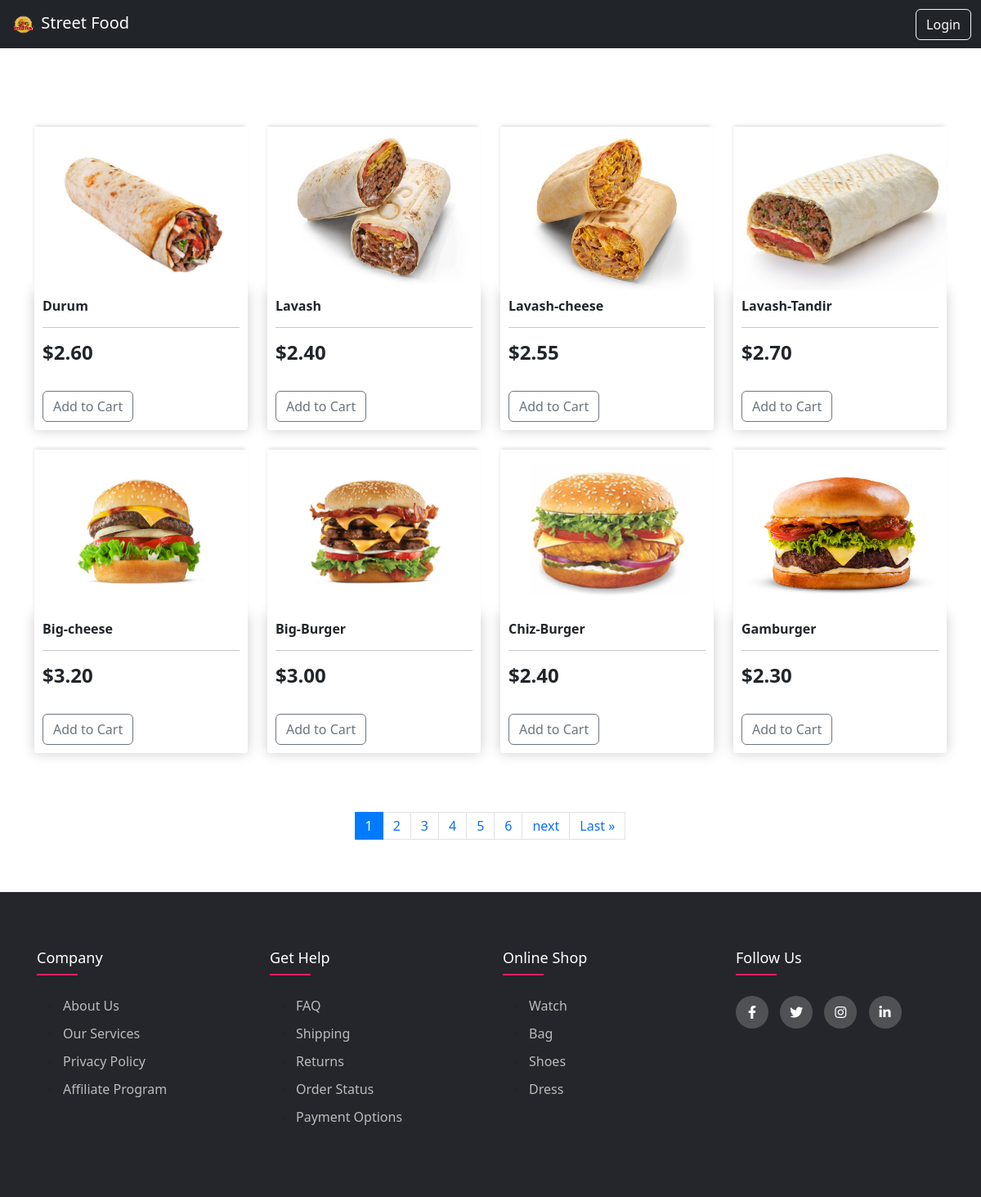
The app's page /menu/ with its own data.
### streetfood/models.py (models this page shows, shortened)
class Product(models.Model):
    name = models.CharField(max_length=200)
    price = models.DecimalField(max_digits=7, decimal_places=2)
    image = models.ImageField(null=True, blank=True)
    @property
    def imageURL(self):
        try:
            url = self.image.url
        except:
            url = ''
        return url

### streetfood/views.py (the view)
# urls.py: path('menu/', views.menu, name="menu"),
def menu(request):
    products = Product.objects.all()
    p = Paginator(Product.objects.all(), 8)
    page = request.GET.get('page')
    pag = p.get_page(page)
    if request.user.is_authenticated:
        customer = request.user.customer
        order, created = Order.objects.get_or_create(customer=customer, complete=False)
        items = order.orderitem_set.all()
        cartItems = order.get_cart_items
    else:
        try:
            cart = json.loads(request.COOKIES['cart'])
        except:
            cart = {}
        print('Cart:', cart)
        items = []
        order = {'get_cart_total': 0, 'get_cart_items': 0, 'shipping':False}
        cartItems = order['get_cart_items']
    context = {'products':products, 'pag':pag, 'items':items, 'order':order, 'cartItems':cartItems}
    return render(request, 'store/menu.html', context)

### streetfood/templates/store/menu.html (shortened to what this page needs)
{% extends 'store/base.html' %}
{% load static %}
{% block content %}
<link href="https://cdn.jsdelivr.net/npm/bootstrap@5.3.3/dist/css/bootstrap.min.css" rel="stylesheet">
<link rel="stylesheet" type="text/css" href="https://cdnjs.cloudflare.com/ajax/libs/font-awesome/5.15.1/css/all.min.css">
<br><br>
<br><br>
<div class="row">
    {% for product in pag %}
    <div class="col-lg-3">
        <img class="thumbnail" src="{{ product.imageURL }}">
        <div class="box-element product">
            <h6><strong>{{ product.name }}</strong></h6>
            <hr>
            <h4 style="display: inline-block; float: center;"><strong>${{ product.price|floatformat:2 }}</strong></h4>
                <br><br>
                <button data-product="{{product.id}}" data-action="add" class="btn btn-outline-secondary add-btn update-cart" type="button">Add to Cart</button>
        </div>
        <br>
    </div>
    {% endfor %}
</div>
<br><br>
<nav aria-label="Page navigation example">
    <ul class="pagination justify-content-center">
    {% for i in pag.paginator.page_range %}
        {% if pag.number == i %}
        <li class="page-item active"><span class="page-link">{{ i }}</li>
        {% else %}
        <li class="page-item">
            <a class="page-link" href="?page={{ i }}">{{ i }}</a>
        </li>
        {% endif %}
    {% endfor %}
      <li class="page-item">
        {% if pag.has_next %}
            <li class="page-item">
                <a class="page-link" href="?page={{ pag.next_page_number }}">next</a>
            </li>
                <a class="page-link" href="?page={{ pag.paginator.num_pages }}">Last &raquo;</a>
        {% else %}
            <li class="page-item disabled"></li>
        {% endif %}
      </li>
    </ul>
</nav>
{% endblock content %}

### streetfood/templates/store/base.html (shortened to what this page needs)
<!DOCTYPE html>
{% load static %}
<html>
<head>
    <link rel="stylesheet" type="text/css" href="{% static 'css/main.css' %}">
    <link rel="stylesheet" href="https://stackpath.bootstrapcdn.com/bootstrap/4.4.1/css/bootstrap.min.css">
    <link rel="stylesheet" type="text/css" href="https://cdnjs.cloudflare.com/ajax/libs/font-awesome/5.15.1/css/all.min.css">
    <link rel="stylesheet" href="https://cdnjs.cloudflare.com/ajax/libs/font-awesome/4.7.0/css/font-awesome.min.css">
</head>
<body>
    <nav class="navbar navbar-dark bg-dark">
        <div class="container-fluid">
          <a class="navbar-brand" href="{% url 'home' %}">
            <img src="{% static 'images/photo_2024-05-03_19-21-42-removebg-preview.png' %}" alt="" width="33" height="32" class="d-inline-block align-text-top">
            Street Food
          </a>
            <ul class="nav justify-content-end">
            {% if user.is_authenticated %}
                <li class="nav-item">
                <a class="nav-link" aria-current="page" href="{% url 'home' %}">Home</a>
                </li>
                <li class="nav-item">
                <a class="nav-link" href="{% url 'menu' %}">Menu</a>
                </li>
                <li class="nav-item">
                <a class="nav-link" href="#Contact">Contact Us</a>
                </li>
                <li class="nav-item">
                    <a class="nav-link" href="{% url 'logout' %}">Logout</a>
                </li>
            </ul>
            <div class="form-inline my-2 my-lg-0">
                <a >
                <img  id="cart-icon" data-bs-toggle="offcanvas" data-bs-target="#offcanvasRight" aria-controls="offcanvasRight" src="{% static 'images/cart.png' %}">
                </a>
                <p id="cart-total">{{ cartItems }}</p>
            </div>
            {% else %}
                <a href="{% url 'login' %}" class="btn btn-outline-light">Login</a>
            {% endif %}
        </div>
    </nav>
  <div class="container">
    {% block content %}
    {% endblock content %}
  </div>
  <br><br>
<footer class="footer" id="Contact">
    <div class="container">
     <div class="row">
       <div class="footer-col">
         <h4>company</h4>
         <ul>
           <li><a href="#">about us</a></li>
           <li><a href="#">our services</a></li>
           <li><a href="#">privacy policy</a></li>
           <li><a href="#">affiliate program</a></li>
         </ul>
       </div>
       <div class="footer-col">
         <h4>get help</h4>
         <ul>
           <li><a href="#">FAQ</a></li>
           <li><a href="#">shipping</a></li>
           <li><a href="#">returns</a></li>
           <li><a href="#">order status</a></li>
           <li><a href="#">payment options</a></li>
         </ul>
       </div>
       <div class="footer-col">
         <h4>online shop</h4>
         <ul>
           <li><a href="#">watch</a></li>
           <li><a href="#">bag</a></li>
           <li><a href="#">shoes</a></li>
           <li><a href="#">dress</a></li>
         </ul>
       </div>
       <div class="footer-col">
         <h4>follow us</h4>
         <div class="social-links">
           <a href="#"><i class="fab fa-facebook-f"></i></a>
           <a href="#"><i class="fab fa-twitter"></i></a>
           <a href="#"><i class="fab fa-instagram"></i></a>
           <a href="#"><i class="fab fa-linkedin-in"></i></a>
         </div>
       </div>
     </div>
    </div>
</footer>
</body>
</html>

### static/css/main.css (style rules this page uses)
body { background-image: url(https://t4.ftcdn.net/jpg/04/77/41/49/360_F_477414972_fCT8rvCa1KxIq0g9p51GmcRiQhl2PSvi.jpg); background-repeat: no-repeat; background-size: cover; }
::placeholder { color: #fff; font-family: Arial; }
body { background-color: hsl(0, 0%, 98%); }
h1,h2,h3,h4,h5,h6 { color:hsl(0, 0%, 30%); }
.box-element { box-shadow:hsl(0, 0%, 80%) 0 0 16px; background-color: #fff; border-radius: 4px; padding: 10px; }
.thumbnail { width: 100%; height: 200px; -webkit-box-shadow: -1px -3px 5px -2px rgba(214,214,214,1); -moz-box-shadow: -1px -3px 5px -2px rgba(214,214,214,1); box-shadow: -1px -3px 5px -2px rgba(214,214,214,1); }
.product { border-radius: 0 0 4px 4px; }
.btn { border-radius: 0; }

### streetfood/templates/store/base.html (style rules this page uses)
body { background-image: url(https://png.pngtree.com/background/20210710/original/pngtree-fast-food-light-yellow-hamburger-coke-chips-hot-coffee-tomato-sauce-picture-image_981064.jpg); background-repeat: no-repeat; background-size: cover; }
::placeholder { color: #fff; font-family: Arial; }
body { background-color: hsl(0, 0%, 98%); }
h1,h2,h3,h4,h5,h6 { color:hsl(0, 0%, 30%); }
.box-element { box-shadow:hsl(0, 0%, 80%) 0 0 16px; background-color: #fff; border-radius: 4px; padding: 10px; }
.thumbnail { width: 100%; height: 200px; -webkit-box-shadow: -1px -3px 5px -2px rgba(214,214,214,1); -moz-box-shadow: -1px -3px 5px -2px rgba(214,214,214,1); box-shadow: -1px -3px 5px -2px rgba(214,214,214,1); }
.product { border-radius: 0 0 4px 4px; }
.btn { border-radius: 0; }
.footer { background-color: #24262b; padding: 70px 0; }
.footer-col { width: 25%; padding: 10 15px; }
.footer-col h4 { font-size: 20px; color: #ffffff; text-transform: capitalize; margin-bottom: 33px; font-weight: 500; position: relative; }
.footer-col h4::before { content: ''; position: absolute; left:0; bottom: -10px; background-color: #e91e63; height: 2px; box-sizing: border-box; width: 70px; }
.footer-col ul li:not(:last-child) { margin-bottom: 10px; }
.footer-col ul li a { font-size: 16px; text-transform: capitalize; color: #ffffff; text-decoration: none; font-weight: 300; color: #bbbbbb; display: block; transition: all 0.3s ease; }
.footer-col .social-links a { display: inline-block; height: 40px; width: 40px; background-color: rgba(255,255,255,0.2); margin:0 10px 10px 0; text-align: center; line-height: 40px; border-radius: 50%; color: #ffffff; transition: all 0.5s ease; }

### streetfood/templates/store/menu.html (style rules this page uses)
.footer { background-color: #24262b; padding: 70px 0; }
.footer-col { width: 25%; padding: 0 15px; }
.footer-col h4 { font-size: 18px; color: #ffffff; text-transform: capitalize; margin-bottom: 35px; font-weight: 500; position: relative; }
.footer-col h4::before { content: ''; position: absolute; left:0; bottom: -10px; background-color: #e91e63; height: 2px; box-sizing: border-box; width: 50px; }
.footer-col ul li:not(:last-child) { margin-bottom: 10px; }
.footer-col ul li a { font-size: 16px; text-transform: capitalize; color: #ffffff; text-decoration: none; font-weight: 300; color: #bbbbbb; display: block; transition: all 0.3s ease; }
.footer-col .social-links a { display: inline-block; height: 40px; width: 40px; background-color: rgba(255,255,255,0.2); margin:0 10px 10px 0; text-align: center; line-height: 40px; border-radius: 50%; color: #ffffff; transition: all 0.5s ease; }

### records on screen
Product: imageURL (picture), name "Durum", price "2.60"
Product: imageURL (picture), name "Lavash", price "2.40"
Product: imageURL (picture), name "Lavash-cheese", price "2.55"
Product: imageURL (picture), name "Lavash-Tandir", price "2.70"
Product: imageURL (picture), name "Big-cheese", price "3.20"
Product: imageURL (picture), name "Big-Burger", price "3.00"
Product: imageURL (picture), name "Chiz-Burger", price "2.40"
Product: imageURL (picture), name "Gamburger", price "2.30"

### other values on screen
{{ i }} "1"
{{ i }} "2" "3" "4" "5" "6"
